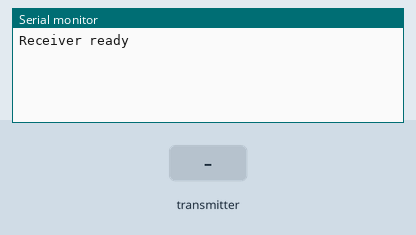
The sketch below on a simulated ESP32. Parts: the last lines printed to the serial monitor. The test bench sets the inputs (shaded band).

Above: at 1.2 s.
1.3 s: the transmitter starts sending text = 0
At 1.66 s:
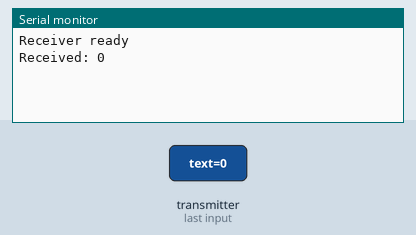
3.3 s: the transmitter starts sending text = 1
At 3.66 s:
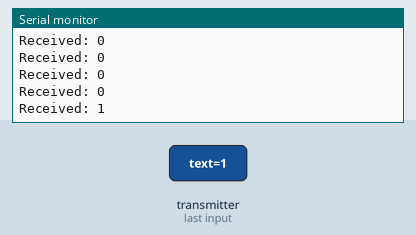

The sketch:

ESPNOW_connection_receiver_ver1.ino
```cpp
#include <WiFi.h>
#include <esp_now.h>

typedef struct struct_message {
  char text[32];
} struct_message;

struct_message incomingMessage;

void onReceive(const esp_now_recv_info_t *info, const uint8_t *incomingData, int len) {
  memcpy(&incomingMessage, incomingData, sizeof(incomingMessage));

  Serial.print("Received: ");
  Serial.println(incomingMessage.text);
}

void setup() {
  Serial.begin(115200);

  WiFi.mode(WIFI_STA);

  if (esp_now_init() != ESP_OK) {
    Serial.println("ESP-NOW init failed");
    return;
  }

  esp_now_register_recv_cb(onReceive);

  Serial.println("Receiver ready");
}

void loop() {}
```

Measured:
- after the input at 1.3 s, the serial monitor: prints a new line after 0.05 s (image 1)
- after the input at 3.3 s, the serial monitor: prints a new line after 0.05 s (image 2)
